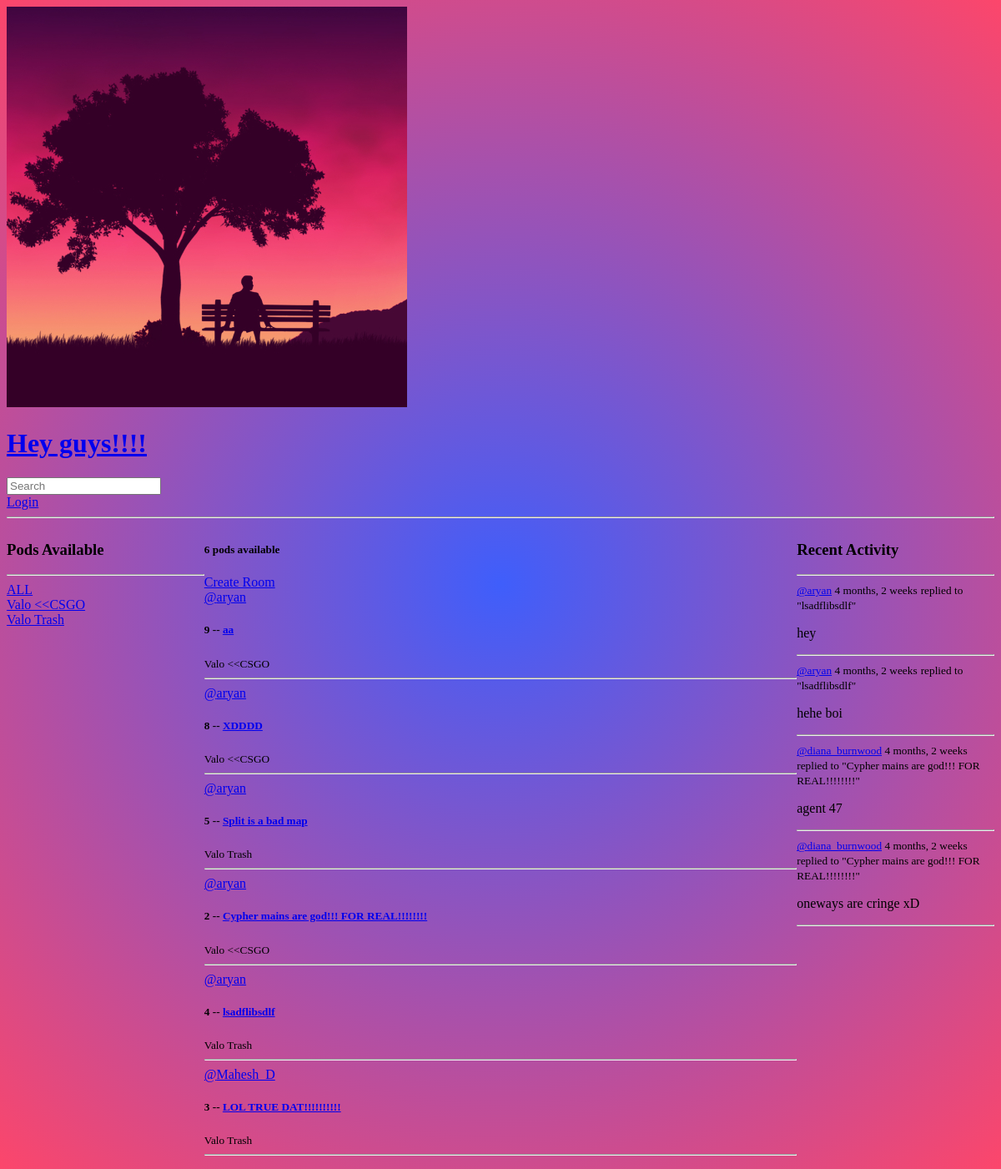
Before: / with the older database file.
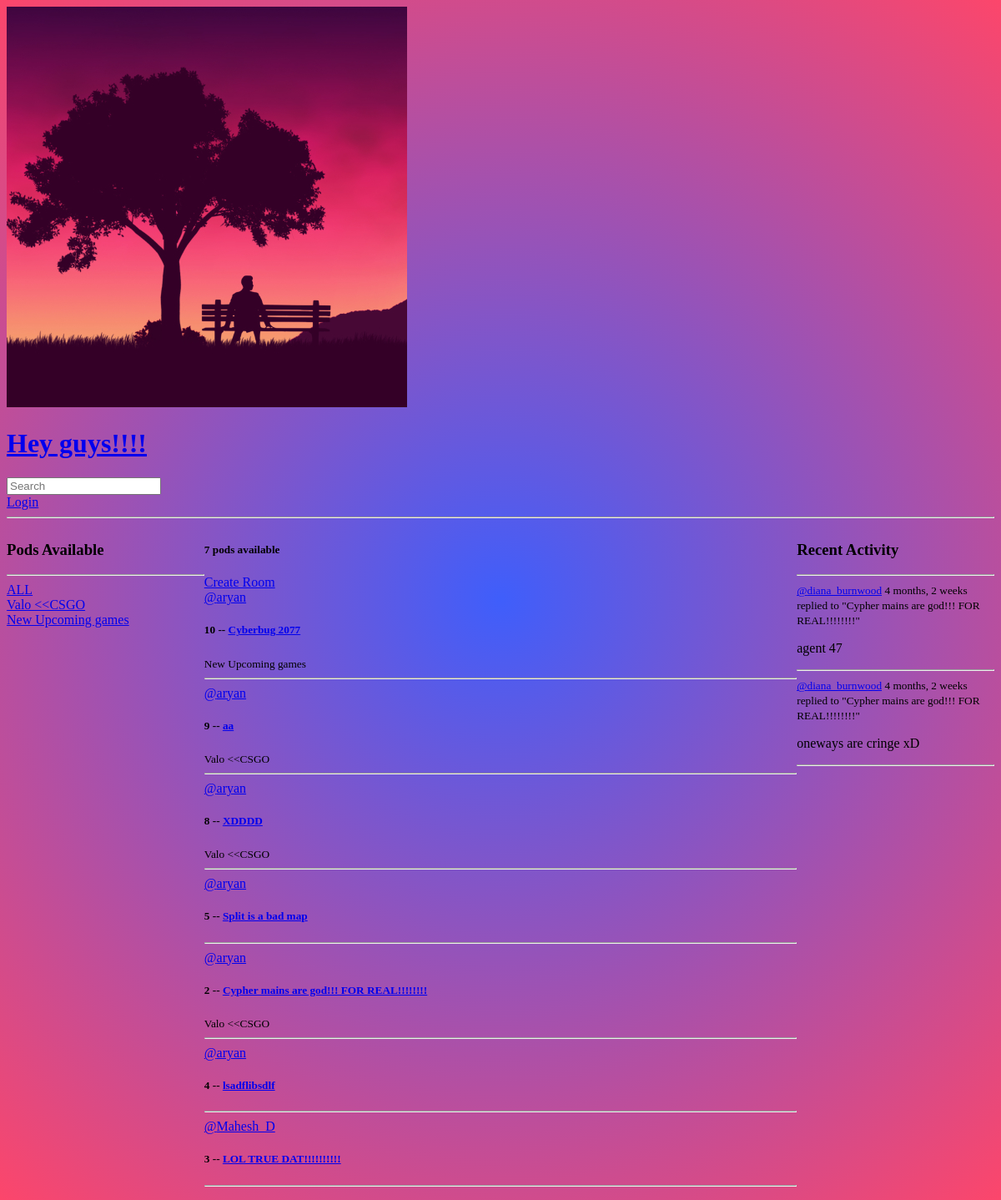
After: the same page with the newer database file.
### basicapp/models.py (models this page shows, shortened)
class Topic(models.Model):
    name = models.CharField(max_length = 200)

class Room(models.Model):
    host = models.ForeignKey(User, on_delete = models.SET_NULL, null = True)
    topic = models.ForeignKey(Topic, on_delete = models.SET_NULL, null = True)
    name = models.CharField(max_length = 200)
    desc = models.TextField(null = True, blank = True)
    participants = models.ManyToManyField(User, related_name = 'participants', blank = True)
    updated = models.DateTimeField(auto_now = True)
    created = models.DateTimeField(auto_now_add = True)
    class Meta:
        ordering = ['-updated', '-created']
    def __str__(self):
        return self.name

class Message(models.Model):
    user = models.ForeignKey(User, on_delete = models.CASCADE)
    room = models.ForeignKey(Room, on_delete = models.CASCADE)
    body = models.TextField()
    updated = models.DateTimeField(auto_now = True)
    created = models.DateTimeField(auto_now_add = True)
    class Meta:
        ordering = ['-updated', '-created']
    def __str__(self):
        return self.body[0 : 50]

### basicapp/views.py (the view)
# urls.py: 2. Add a URL to urlpatterns:  path('', views.home, name='home')
def home(request):
    q = request.GET.get('q') if request.GET.get('q') != None else ''
    rooms = Room.objects.filter(
        Q(topic__name__icontains = q) |
        Q(name__icontains = q) |
        Q(desc__icontains = q)
    )
    topics = Topic.objects.all()
    room_count = rooms.count()
    room_messages = Message.objects.filter(Q(room__topic__name__icontains = q))
    context = {'rooms' : rooms, 'topics': topics, 'room_count' : room_count, 'room_messages': room_messages}
    return render(request, 'basicapp/home.html', context)

### basicapp/templates/basicapp/home.html (shortened to what this page needs)
{% extends 'main.html' %}
{% block content %}
<div class="home-container">
    <div class="sidebar">
        {% include 'basicapp/topic_comp.html' %}
    </div>
    <div>
            {% if room_count == 1 %}
                <h5>{{room_count}} pod available</h5>
            {% else %}
                <h5>{{room_count}} pods available</h5>
            {% endif %}
        <a href="{% url 'create-room' %}">Create Room</a>
        {% include 'basicapp/feed_comp.html' %}
    </div>
    <div>
        {% include 'basicapp/activity_comp.html' %}
    </div>
</div>
{% endblock content %}

### basicapp/templates/basicapp/topic_comp.html
<h3>Pods Available</h3>
        <hr>
        <div>
            <a href="{% url 'home' %}">ALL</a>
        </div>
        {% for topic in topics %}
            <div>
                <a href="{% url 'home' %}?q={{topic.name}}">{{topic.name}}</a>
            </div>
        {% endfor %}

### basicapp/templates/basicapp/feed_comp.html (shortened to what this page needs)
<div>
    {% for room in rooms %}
        <div>
            <a href="{% url 'profile' room.host.id %}">@{{room.host.username}}</a>
            <h5>{{room.id}} -- <a href = "{% url 'room' room.id%}">{{room.name}}</a></h5>
            <small>{{room.topic.name}}</small>
            <hr>
        </div>
    {% endfor %}
</div>

### basicapp/templates/basicapp/activity_comp.html (shortened to what this page needs)
<h3>Recent Activity</h3>
        <hr>
        {% for message in room_messages %}
            <div>
                <small><a href="{% url 'profile' message.user.id %}">@{{message.user}}</a>  {{message.created | timesince}}</small>
                <small>replied to "{{message.room}}"</small>
                <p>{{message}}</p>
                <hr>
            </div>
        {% endfor %}

Changed rows visible on the page:
removed Topic: name "Valo Trash"
no longer on this page (row unchanged): Message: user "aryan", created "4 months, 2 weeks", room "lsadflibsdlf", body "hey"
no longer on this page (row unchanged): Message: user "aryan", created "4 months, 2 weeks", room "lsadflibsdlf", body "hehe boi"
added Topic: name "New Upcoming games"
added Room: host.username "aryan", id "10", name "Cyberbug 2077", topic.name "New Upcoming games"
changed Room "Split is a bad map": topic.name "Valo Trash" → (not shown)
changed Room "lsadflibsdlf": topic.name "Valo Trash" → (not shown)
changed Room "LOL TRUE DAT!!!!!!!!!!": topic.name "Valo Trash" → (not shown)
Other visible differences:
{{ room_count }}: "6" → "7"
